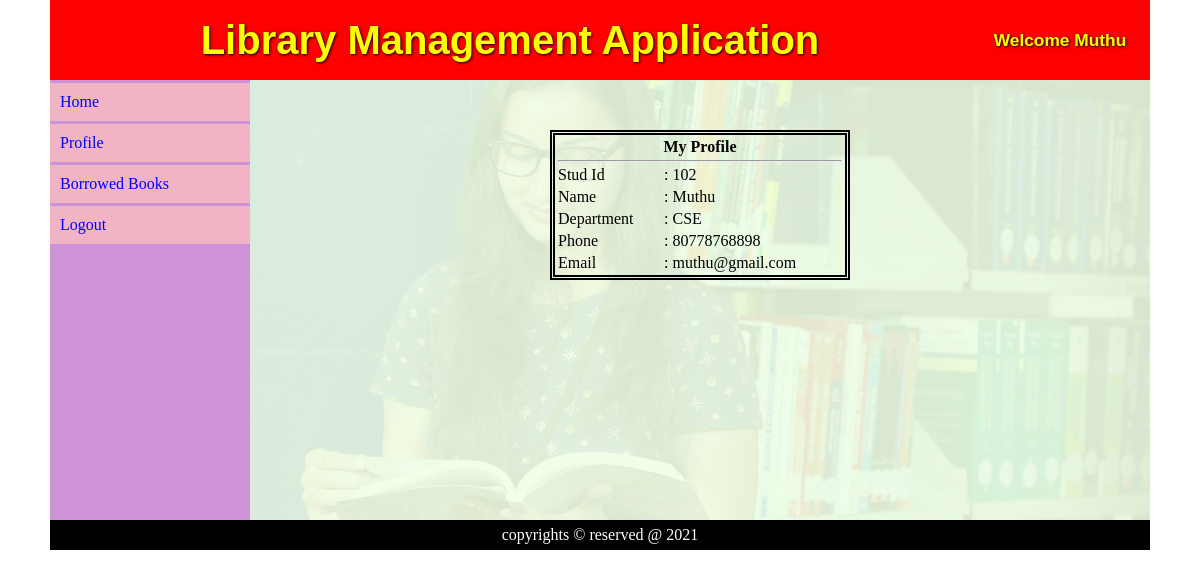
/stud_profile.php (signed in), run on the app's committed database.
### tables this page shows
CREATE TABLE `stud_tbl` (
  `stud_id` int(11) NOT NULL,
  `name` varchar(30) NOT NULL,
  `dept` varchar(20) NOT NULL,
  `phone` varchar(16) NOT NULL,
  `email` varchar(50) NOT NULL,
  `username` varchar(30) NOT NULL,
  `password` varchar(30) NOT NULL
);

### stud_profile.php (the view)
<?php include "page_header.php"; ?>
<?php
	$id = $_SESSION["id"];
	include "dbcon.php";
	$qry = "select * from stud_tbl where stud_id=$id";
	$res = mysqli_query($con, $qry);
	$row = mysqli_fetch_array($res);
?>
	<table width="300px" style="margin:50px auto;border:5px double black;">
		<tr><th colspan=2> <i class="icon-user"></i> My Profile </th></tr>
		<tr><td colspan=2><hr></td></tr>
		<tr><td>Stud Id </td><td> : <?php echo $row[0]; ?></td></tr>
		<tr><td>Name </td><td> : <?php echo $row[1]; ?></td></tr>
		<tr><td>Department </td><td> : <?php echo $row[2]; ?></td></tr>
		<tr><td>Phone </td><td> : <?php echo $row[3]; ?></td></tr>
		<tr><td>Email </td><td> : <?php echo $row[4]; ?></td></tr>
	</table>
<?php include "page_footer.php"; ?>

### style/style.css (style rules this page uses)
* { margin:0; }

### data on the page
stud_tbl: stud_id "102", name "Muthu", dept "CSE", phone "80778768898", email "muthu@gmail.com"

### other printed values
$_SESSION['name'] "Muthu"
